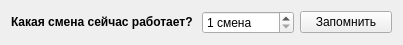
<?xml version="1.0" encoding="UTF-8"?>
<ui version="4.0">
 <class>Form</class>
 <widget class="QWidget" name="Form">
  <property name="windowModality">
   <enum>Qt::ApplicationModal</enum>
  </property>
  <property name="geometry">
   <rect>
    <x>0</x>
    <y>0</y>
    <width>403</width>
    <height>45</height>
   </rect>
  </property>
  <property name="windowTitle">
   <string>Смена</string>
  </property>
  <layout class="QGridLayout" name="gridLayout">
   <item row="0" column="0" colspan="2">
    <widget class="QLabel" name="label">
     <property name="text">
      <string>&lt;html&gt;&lt;head/&gt;&lt;body&gt;&lt;p&gt;&lt;span style=&quot; font-weight:600;&quot;&gt;Какая смена сейчас работает?&lt;/span&gt;&lt;/p&gt;&lt;/body&gt;&lt;/html&gt;</string>
     </property>
    </widget>
   </item>
   <item row="0" column="2">
    <widget class="QSpinBox" name="spinBox">
     <property name="suffix">
      <string> смена</string>
     </property>
     <property name="minimum">
      <number>1</number>
     </property>
     <property name="maximum">
      <number>4</number>
     </property>
    </widget>
   </item>
   <item row="0" column="3">
    <widget class="QPushButton" name="pushButton">
     <property name="text">
      <string>Запомнить</string>
     </property>
     <property name="icon">
      <iconset>
       <normaloff>exchange.png</normaloff>exchange.png</iconset>
     </property>
     <property name="shortcut">
      <string>Ctrl+Shift+S</string>
     </property>
    </widget>
   </item>
  </layout>
 </widget>
 <resources/>
 <connections/>
</ui>
